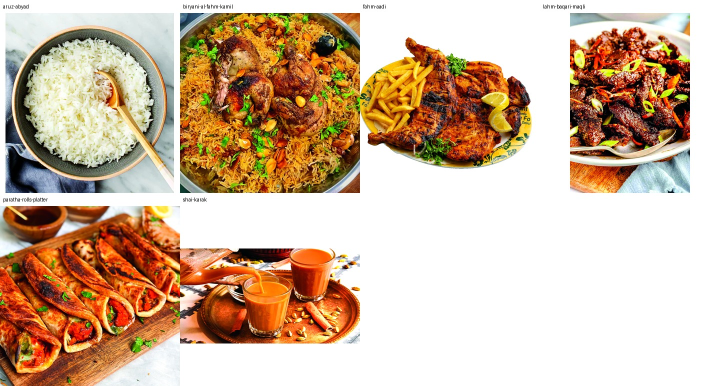
#> input picture menu/images/contact_sheet.jpg, 1440 x 772 px (shown at 1/2 size)
$ python -i extract_pdf_photos.py   (imports and definitions only)
#> lines starting #> are read from the running program, lines starting #| are printed output that depends on the picture
#> further down, picture is the input picture: PIL image 1440x772 RGB; mean R, G, B 209, 182.4, 158
"""Pull the dish photos out of the source brochure and prepare HD versions.

Reads the AR trifold PDF, extracts every embedded photo at native resolution,
keeps the ones that are actual dish photography (skipping the marble
background, the KeeTa logo and the WhatsApp QR code), and writes an enhanced
2048px-long-edge copy named after the dish it depicts.

Enhancement is non-generative: Lanczos upscale, unsharp mask, and a mild
contrast/saturation lift. It cannot invent detail that is not in the source.

Usage:
    python menu/scripts/extract_pdf_photos.py --pdf <brochure.pdf> --out menu/images/from_pdf
"""

import argparse
import json
import os

import pymupdf
from PIL import Image, ImageEnhance, ImageFilter

# xref of the source image -> (slug, dish, note)
PHOTO_MAP = {
    48: ("paratha-rolls-platter", "بَراتا جوسرين الخاصة (section hero)", "stuffed paratha rolls on a board"),
    49: ("aruz-abyad", "أرز أبيض / Plain white rice", "white rice bowl"),
    51: ("shai-karak", "شاي كرك / Karak tea", "karak tea being poured"),
    55: ("fahm-aadi", "فحم عادي / Classic charcoal grill", "grilled chicken with fries — brochure cover"),
    6: ("lahm-baqari-maqli", "لحم بقري مقلي / Beef fry", "dark chilli-glazed beef strips"),
    7: ("biryani-al-fahm-kamil", "برياني الفحم كامل / Full charcoal biryani", "whole roast chicken over biryani rice"),
}
# Extracted but deliberately not shipped.
REJECTED = {
    5: ("sahn-fransisco", "صحن فرانسيسكو", "carries a \"Pups with Chopsticks\" blog watermark — must be relicensed or reshot"),
    50: ("rice-combo-thali", "وجبات الأرز الكومبو", "carries a visible Shutterstock watermark — must be relicensed or reshot"),
    31: ("marble-background", "-", "page background texture, not a dish"),
    52: ("keeta-logo", "-", "delivery partner logo"),
    53: ("whatsapp-qr", "-", "WhatsApp QR code"),
    57: ("icon", "-", "small UI icon"),
}

TARGET_LONG_EDGE = 2048


def enhance(img, long_edge=TARGET_LONG_EDGE):
    """Upscale to HD and apply a light print-to-screen cleanup."""
#> called with long_edge = 2048
    scale = long_edge / max(img.size)
#> scale = 1.42
    if scale > 1:
        img = img.resize((round(img.width * scale), round(img.height * scale)), Image.LANCZOS)
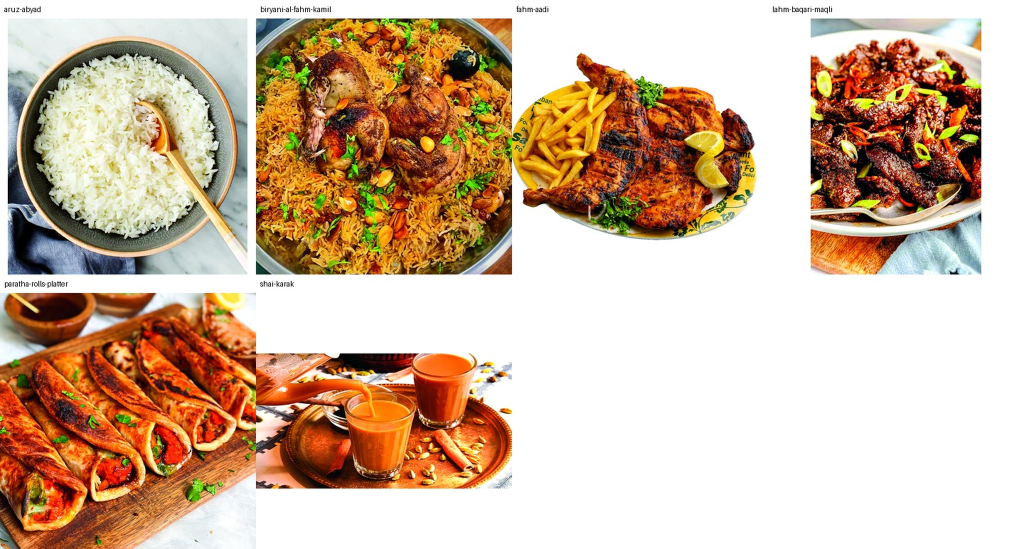
#> img: PIL image 2048x1098 RGB (shown at 1/2 size); mean R, G, B 208.9, 182.4, 158.1
    img = img.filter(ImageFilter.UnsharpMask(radius=2, percent=110, threshold=3))
    img = ImageEnhance.Contrast(img).enhance(1.06)
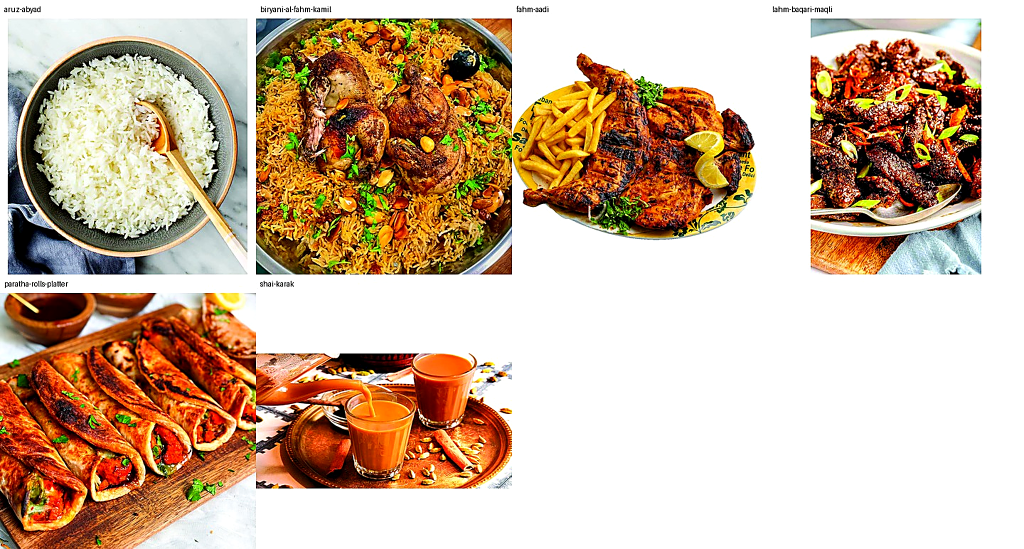
#> img: PIL image 2048x1098 RGB (shown at 1/2 size); mean R, G, B 207, 180.9, 157.4
    img = ImageEnhance.Color(img).enhance(1.08)
    return img


# [47 lines left out: function main, not called in this run]


# [2 lines not run here, left out]

>>> from PIL import Image
>>> picture = Image.open('../images/contact_sheet.jpg')
>>> result = enhance(picture)
